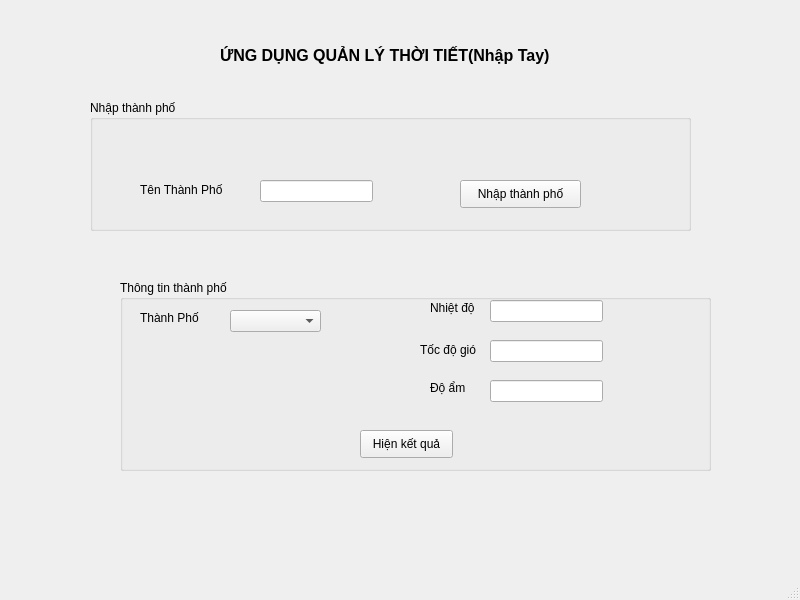
<?xml version="1.0" encoding="UTF-8"?>
<ui version="4.0">
 <class>MainWindow</class>
 <widget class="QMainWindow" name="MainWindow">
  <property name="geometry">
   <rect>
    <x>0</x>
    <y>0</y>
    <width>800</width>
    <height>600</height>
   </rect>
  </property>
  <property name="windowTitle">
   <string>MainWindow</string>
  </property>
  <widget class="QWidget" name="centralwidget">
   <widget class="QLabel" name="label">
    <property name="geometry">
     <rect>
      <x>220</x>
      <y>40</y>
      <width>441</width>
      <height>31</height>
     </rect>
    </property>
    <property name="font">
     <font>
      <pointsize>12</pointsize>
      <weight>75</weight>
      <bold>true</bold>
     </font>
    </property>
    <property name="text">
     <string>ỨNG DỤNG QUẢN LÝ THỜI TIẾT(Nhập Tay)</string>
    </property>
   </widget>
   <widget class="QGroupBox" name="groupBox">
    <property name="geometry">
     <rect>
      <x>90</x>
      <y>100</y>
      <width>601</width>
      <height>131</height>
     </rect>
    </property>
    <property name="title">
     <string>Nhập thành phố</string>
    </property>
    <widget class="QLabel" name="label_mt">
     <property name="geometry">
      <rect>
       <x>50</x>
       <y>80</y>
       <width>111</width>
       <height>20</height>
      </rect>
     </property>
     <property name="text">
      <string>Tên Thành Phố</string>
     </property>
    </widget>
    <widget class="QLineEdit" name="inputTenThanhPho">
     <property name="geometry">
      <rect>
       <x>170</x>
       <y>80</y>
       <width>113</width>
       <height>22</height>
      </rect>
     </property>
    </widget>
    <widget class="QPushButton" name="buttonNhapThanhPho">
     <property name="geometry">
      <rect>
       <x>370</x>
       <y>80</y>
       <width>121</width>
       <height>28</height>
      </rect>
     </property>
     <property name="text">
      <string>Nhập thành phố</string>
     </property>
    </widget>
   </widget>
   <widget class="QGroupBox" name="groupBox_2">
    <property name="geometry">
     <rect>
      <x>120</x>
      <y>280</y>
      <width>591</width>
      <height>191</height>
     </rect>
    </property>
    <property name="title">
     <string>Thông tin thành phố</string>
    </property>
    <widget class="QLabel" name="label_4">
     <property name="geometry">
      <rect>
       <x>20</x>
       <y>30</y>
       <width>71</width>
       <height>16</height>
      </rect>
     </property>
     <property name="text">
      <string>Thành Phố</string>
     </property>
    </widget>
    <widget class="QComboBox" name="cbThanhPho">
     <property name="geometry">
      <rect>
       <x>110</x>
       <y>30</y>
       <width>91</width>
       <height>22</height>
      </rect>
     </property>
    </widget>
    <widget class="QLabel" name="label_doam">
     <property name="geometry">
      <rect>
       <x>310</x>
       <y>100</y>
       <width>55</width>
       <height>16</height>
      </rect>
     </property>
     <property name="text">
      <string>Độ ẩm</string>
     </property>
    </widget>
    <widget class="QLineEdit" name="lineEdit_doam">
     <property name="geometry">
      <rect>
       <x>370</x>
       <y>100</y>
       <width>113</width>
       <height>22</height>
      </rect>
     </property>
    </widget>
    <widget class="QLabel" name="label_nhietdo">
     <property name="geometry">
      <rect>
       <x>310</x>
       <y>20</y>
       <width>55</width>
       <height>16</height>
      </rect>
     </property>
     <property name="text">
      <string>Nhiệt độ</string>
     </property>
    </widget>
    <widget class="QLineEdit" name="lineEdit_nhietdo">
     <property name="geometry">
      <rect>
       <x>370</x>
       <y>20</y>
       <width>113</width>
       <height>22</height>
      </rect>
     </property>
    </widget>
    <widget class="QLabel" name="label_tocdogio">
     <property name="geometry">
      <rect>
       <x>300</x>
       <y>60</y>
       <width>71</width>
       <height>20</height>
      </rect>
     </property>
     <property name="text">
      <string>Tốc độ gió</string>
     </property>
    </widget>
    <widget class="QLineEdit" name="lineEdit_tocdogio">
     <property name="geometry">
      <rect>
       <x>370</x>
       <y>60</y>
       <width>113</width>
       <height>22</height>
      </rect>
     </property>
    </widget>
    <widget class="QPushButton" name="submitButton">
     <property name="geometry">
      <rect>
       <x>240</x>
       <y>150</y>
       <width>93</width>
       <height>28</height>
      </rect>
     </property>
     <property name="text">
      <string>Hiện kết quả</string>
     </property>
    </widget>
   </widget>
  </widget>
  <widget class="QMenuBar" name="menubar">
   <property name="geometry">
    <rect>
     <x>0</x>
     <y>0</y>
     <width>800</width>
     <height>26</height>
    </rect>
   </property>
  </widget>
  <widget class="QStatusBar" name="statusbar"/>
 </widget>
 <resources/>
 <connections/>
</ui>
